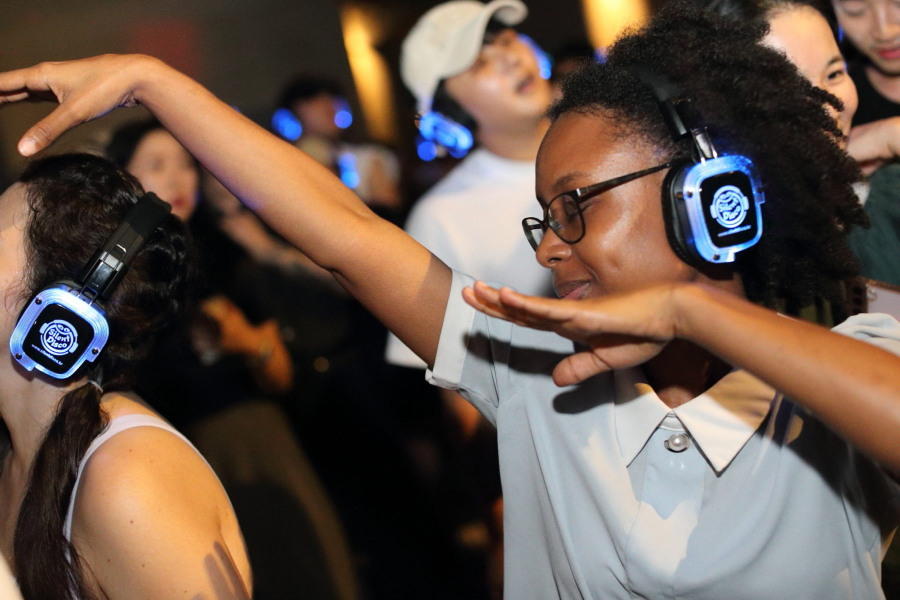
#> input picture img/crowd.jpg, 1800 x 1200 px (shown at 1/2 size)
$ python grade.py ../img/crowd.jpg --out out.png
#> lines starting #> are read from the running program, lines starting #| are printed output that depends on the picture; after the words box and inside, x2 and y2 are one past the last pixel; in counts of white or black regions, pixels touching at a corner belong together
#> in main, img is the input picture: PIL image 1800x1200 RGB; mean R, G, B 104.7, 86.8, 75.4
"""팀 언사일런트 사진 톤 보정 (톤 레시피 v1, 기준: brand/design.md "사진 톤").

원본은 건드리지 않고 out 폴더에 .jpg + .webp 로 저장한다. EXIF(촬영 위치 등)는 지운다.

    .venv/bin/python tools/grade.py <입력 파일 또는 폴더...> -o img/graded [--long 2000] [--strength 1.0]
"""
from __future__ import annotations

import argparse
import pathlib

import numpy as np
from PIL import Image, ImageOps

# brand/design.md 컬러 토큰
INK = np.array([0x1A, 0x28, 0x28]) / 255    # 그림자가 향하는 색
PAPER = np.array([0xF4, 0xF7, 0xEF]) / 255  # 하이라이트 상한
LIME = np.array([0xC2, 0xEA, 0x8C]) / 255   # 하이라이트에 아주 약하게

# 톤 레시피 v1 — 값을 바꾸면 design.md 표도 같이 바꾼다
SATURATION = 0.82      # 채도
CONTRAST = 0.32        # S커브 세기
SHADOW_TINT = 0.45     # 그림자를 ink 쪽으로 끌어오는 정도
HIGHLIGHT_TINT = 0.05  # 하이라이트에 lime을 섞는 정도
BLACK_LIFT = 0.5       # 0이면 순흑, 1이면 가장 어두운 곳이 ink

# 자동 맞춤 — 사진마다 다른 노출·색온도를 레시피 전에 고르게 한다
WB_AMOUNT = 0.5             # 중간톤 회색 기준 화이트밸런스, 절반만
WB_GAIN = (0.88, 1.12)      # 채널 배율 한도
TARGET_MID = 0.32           # 중간 밝기 목표 (야간 공연 기준)
GAMMA_RANGE = (0.8, 1.25)   # 노출 보정 한도
LEVELS = (0.5, 99.9)        # 자동 레벨 퍼센타일

EXTS = {".jpg", ".jpeg", ".png", ".webp"}
Y = np.array([0.2126, 0.7152, 0.0722])


def normalize(src: np.ndarray, mask: np.ndarray | None = None) -> np.ndarray:
    if mask is None:
        mask = np.ones(src.shape[:2], bool)  # 누끼는 인물 영역만 보고 맞춘다
    lo, hi = np.percentile((src @ Y)[mask], LEVELS)
#> lo = 0.00392; hi = 0.97
    x = np.clip((src - lo) / max(hi - lo, 1e-3), 0, 1) * 0.5 + src * 0.5

    l = x @ Y
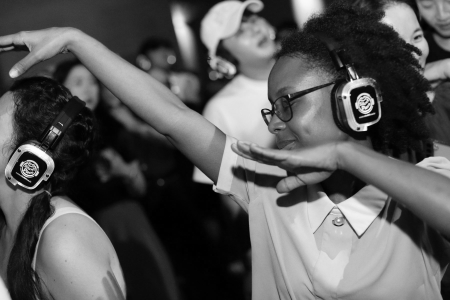
#> l: shape (1200, 1800) float64 (shown at 1/4 size); min 0, max 1, mean 0.356
    mid = (l > 0.15) & (l < 0.85) & mask
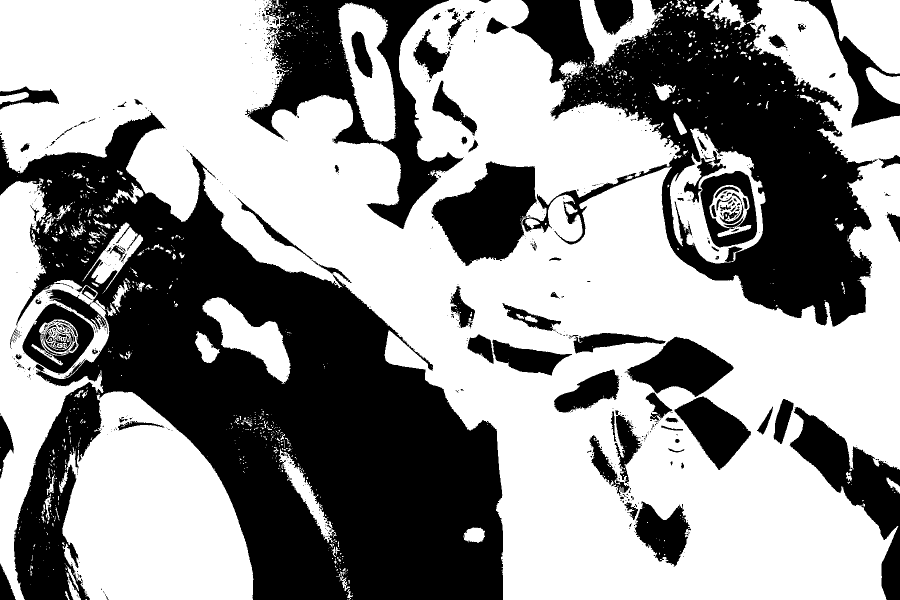
#> mid: shape (1200, 1800) bool (shown at 1/2 size); 58.5% white; 816 black regions (676 under 20 px), largest, box (x1, y1, x2, y2) and area: (0, 225, 1006, 1200) 459853, (1022, 0, 1755, 654) 195369, (490, 0, 928, 458) 58306
    if mid.sum() > 1000:
        mean = x[mid].mean(axis=0)
#> mean = [0.605, 0.493, 0.422]
        gain = np.clip(mean.mean() / np.maximum(mean, 1e-3), *WB_GAIN)
#> gain = [0.88, 1.03, 1.12]
        x = np.clip(x * (1 + (gain - 1) * WB_AMOUNT), 0, 1)

    l = x @ Y
    gamma = np.clip(np.log(TARGET_MID) / np.log(np.clip(np.median(l[mask]), 0.02, 0.98)), *GAMMA_RANGE)
#> gamma = 0.88
    if (l[mask] > 0.85).mean() > 0.04:  # 조명·하늘이 넓으면 밝게 올리지 않는다
        gamma = max(gamma, 1.0)
    return x ** gamma


def grade(img: Image.Image, strength: float) -> Image.Image:
    src = np.asarray(img.convert("RGB"), dtype=np.float32) / 255
    mask = np.asarray(img.convert("RGBA").getchannel("A")) > 128 if "A" in img.getbands() else None
    base = normalize(src, mask)
    luma = (base @ Y)[..., None]

    x = luma + (base - luma) * SATURATION
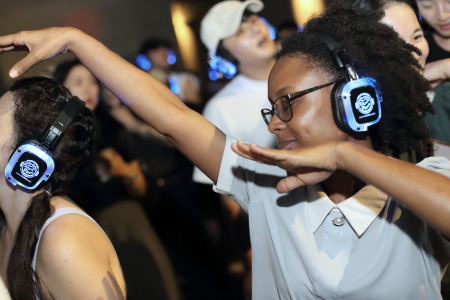
#> x: shape (1200, 1800, 3) float64 (shown at 1/4 size); mean R, G, B 0.414, 0.381, 0.353
    x = x + CONTRAST * (x - 0.5) * (1 - np.abs(2 * x - 1))  # 중간톤만 미는 S커브
    l = (x @ np.array([0.2126, 0.7152, 0.0722]))[..., None]
#> l: shape (1200, 1800, 1) float64

    shadow = (1 - l) ** 3  # 중간톤(피부)은 거의 건드리지 않는다
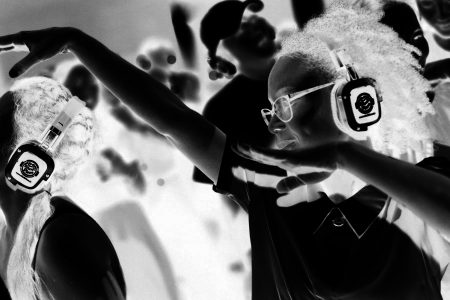
#> shadow: shape (1200, 1800, 1) float64 (shown at 1/4 size); min 5.02e-07, max 1, mean 0.406
    x = x + (INK - x) * SHADOW_TINT * shadow
    x = x + (LIME - x) * HIGHLIGHT_TINT * l ** 2
    x = INK * BLACK_LIFT + x * (PAPER - INK * BLACK_LIFT)  # 검정은 ink로, 흰색은 paper로
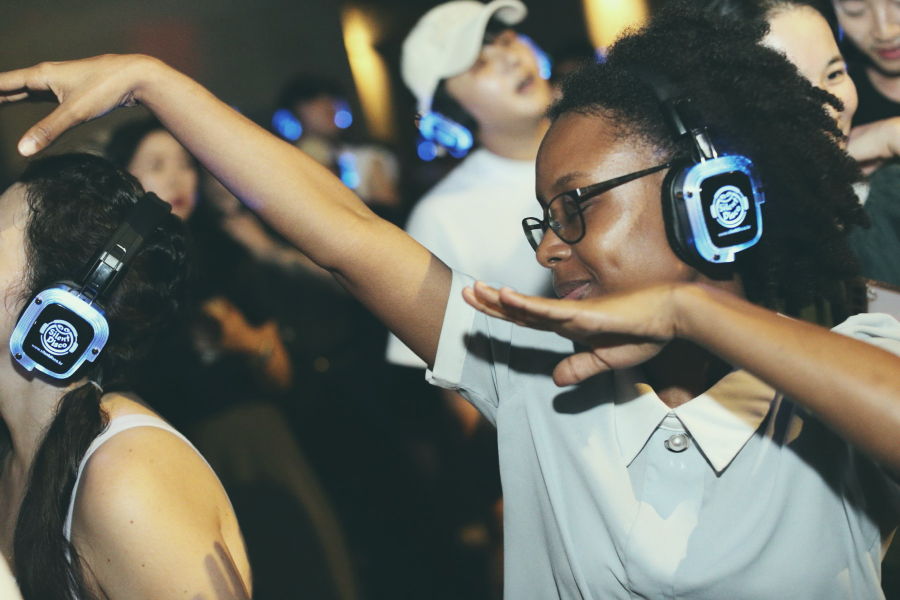
#> x: shape (1200, 1800, 3) float64 (shown at 1/2 size); mean R, G, B 0.421, 0.424, 0.382

    out = src + (np.clip(x, 0, 1) - src) * strength
    return Image.fromarray((out * 255 + 0.5).astype(np.uint8))
#> returned value: PIL image 1800x1200 RGB


def main() -> None:
    ap = argparse.ArgumentParser()
    ap.add_argument("inputs", nargs="+")
    ap.add_argument("-o", "--out", required=True)
    ap.add_argument("--long", type=int, default=2000, help="긴 변 px")
    ap.add_argument("--strength", type=float, default=1.0, help="0~1, 원본과 섞는 비율")
    a = ap.parse_args()

    files = []
    for p in map(pathlib.Path, a.inputs):
        files += sorted(f for f in p.rglob("*") if f.suffix.lower() in EXTS) if p.is_dir() else [p]
    out = pathlib.Path(a.out)
    out.mkdir(parents=True, exist_ok=True)

    for f in files:
        img = ImageOps.exif_transpose(Image.open(f))
        img.thumbnail((a.long, a.long), Image.LANCZOS)
        g = grade(img, a.strength)
        if "A" in img.getbands():
            # 누끼: 알파는 그대로 두고 색만 보정한다
            g.putalpha(img.convert("RGBA").getchannel("A"))
            g.save(out / f"{f.stem}.png", optimize=True)
            g.save(out / f"{f.stem}.webp", quality=82, method=6)
            print(f"{f} -> {out / f.stem}.png/.webp (alpha)")
            continue
        g.save(out / f"{f.stem}.jpg", quality=82, optimize=True, progressive=True)
        g.save(out / f"{f.stem}.webp", quality=80, method=6)
        print(f"{f} -> {out / f.stem}.jpg/.webp")


if __name__ == "__main__":
    main()

$ run again, on img/festival.jpg
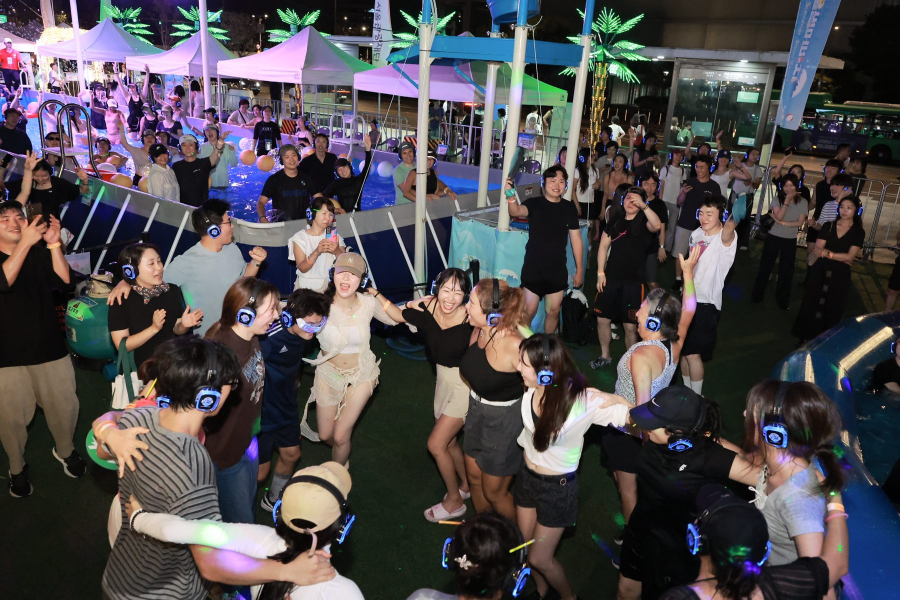
#> input picture img/festival.jpg, 1800 x 1200 px (shown at 1/2 size)
#> in main, img is the input picture: PIL image 1800x1200 RGB; mean R, G, B 78.9, 75, 78.5
#> lo = 0.0137; hi = 0.99
#> in normalize, `mid = (l > 0.15) & (l < 0.85) & mask`:
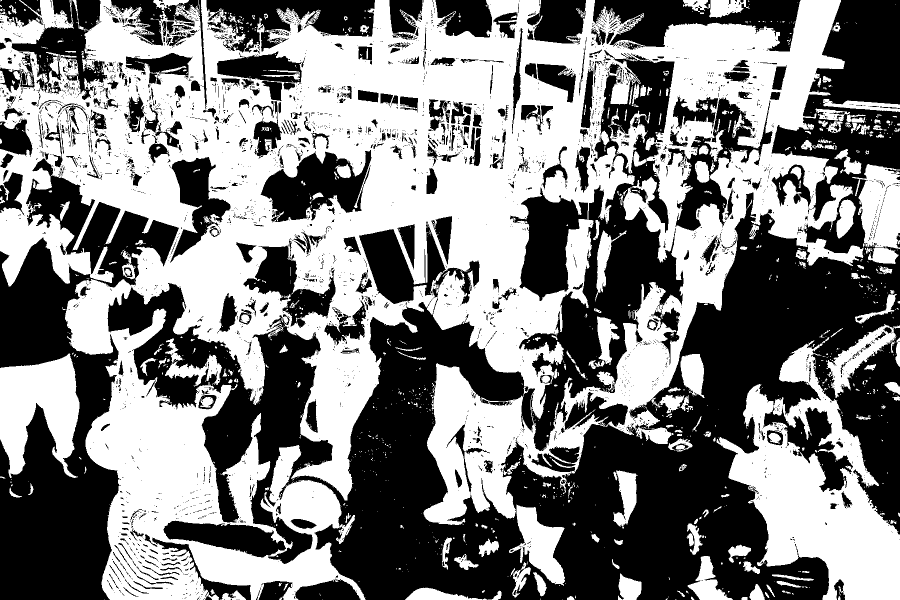
#> mid: shape (1200, 1800) bool (shown at 1/2 size); 50.6% white; 3939 black regions (3406 under 20 px), largest, box (x1, y1, x2, y2) and area: (215, 0, 1800, 1200) 537271, (0, 317, 358, 1200) 131944, (1038, 100, 1367, 902) 74171
#> mean = [0.482, 0.451, 0.473]
#> gain = [0.972, 1.04, 0.99]
#> gamma = 0.8
#> in grade, `x = x + (INK - x) * SHADOW_TINT * shadow`:
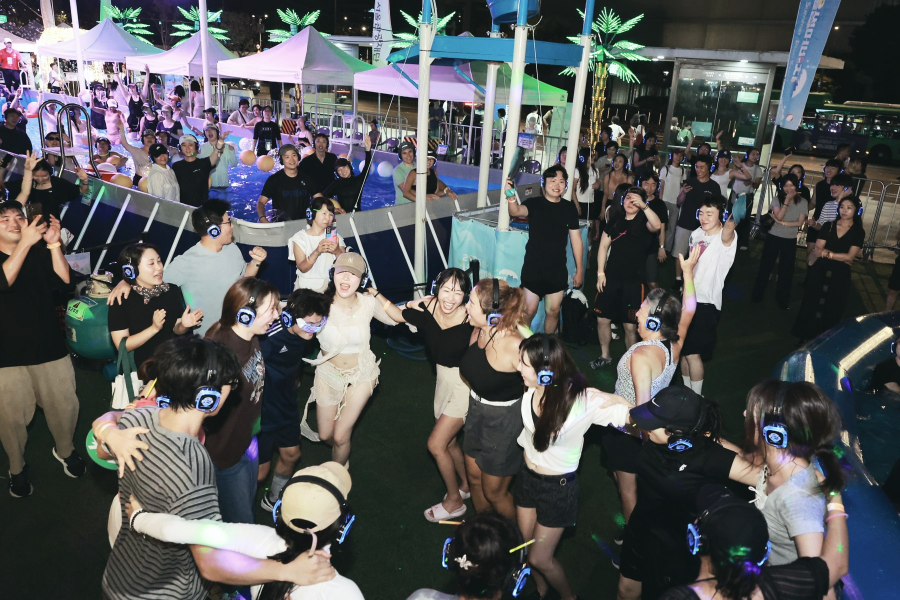
#> x: shape (1200, 1800, 3) float64 (shown at 1/2 size); mean R, G, B 0.339, 0.347, 0.35

$ run again, on img/gang.jpg
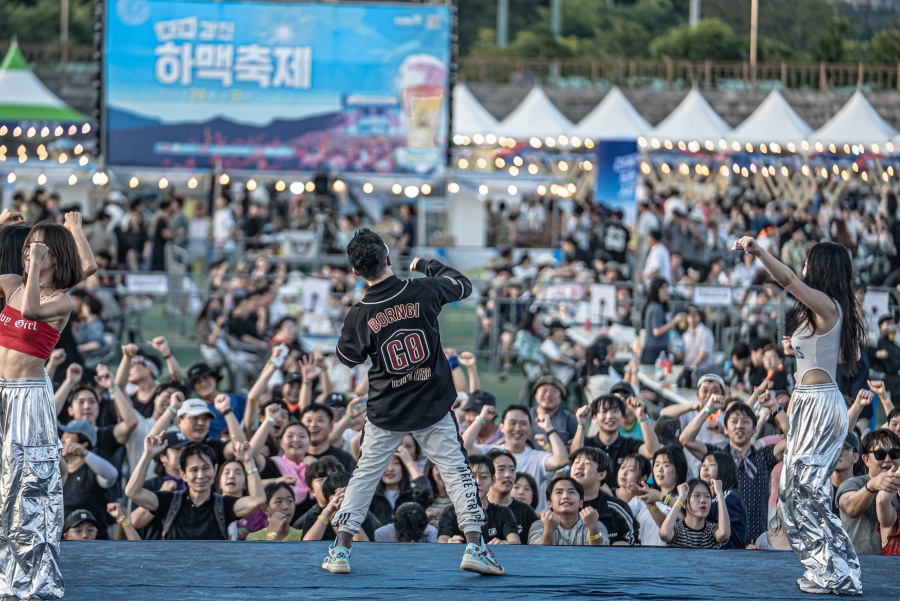
#> input picture img/gang.jpg, 1800 x 1202 px (shown at 1/2 size)
#> in main, img is the input picture: PIL image 1800x1202 RGB; mean R, G, B 104.7, 116.5, 125.5
#> lo = 0.0396; hi = 0.996
#> in normalize, `mid = (l > 0.15) & (l < 0.85) & mask`:
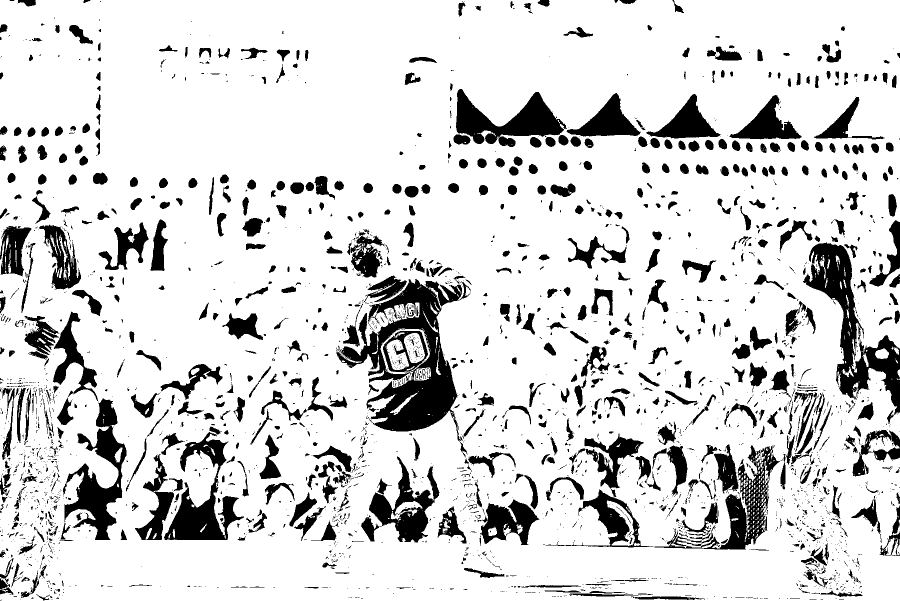
#> mid: shape (1202, 1800) bool (shown at 1/2 size); 84.3% white; 2943 black regions (2113 under 20 px), largest, box (x1, y1, x2, y2) and area: (673, 558, 942, 915) 30356, (1606, 485, 1800, 848) 19150, (126, 797, 253, 1080) 13078
#> mean = [0.42, 0.473, 0.513]
#> gain = [1.12, 0.99, 0.914]
#> gamma = 1.25
#> in grade, `x = x + (INK - x) * SHADOW_TINT * shadow`:
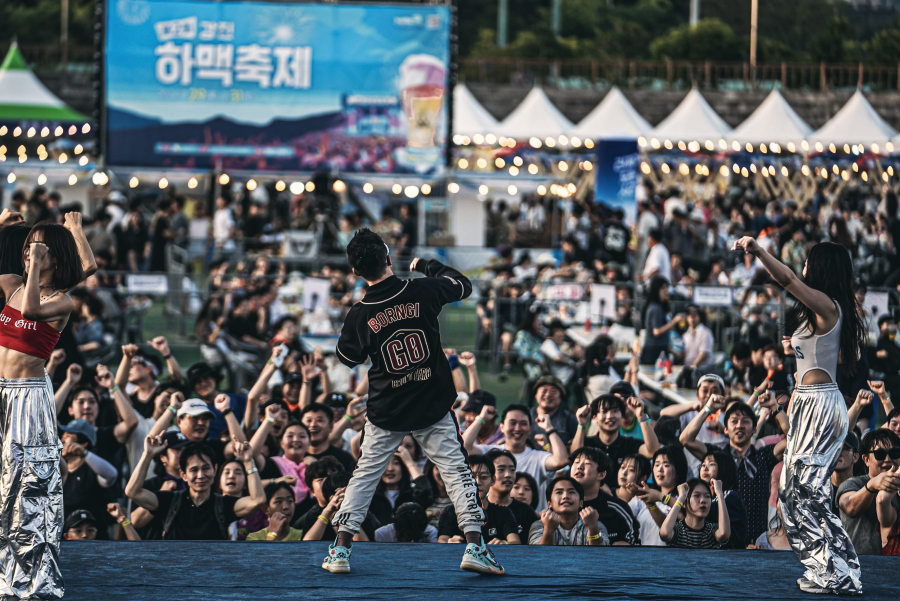
#> x: shape (1202, 1800, 3) float64 (shown at 1/2 size); mean R, G, B 0.338, 0.363, 0.377
